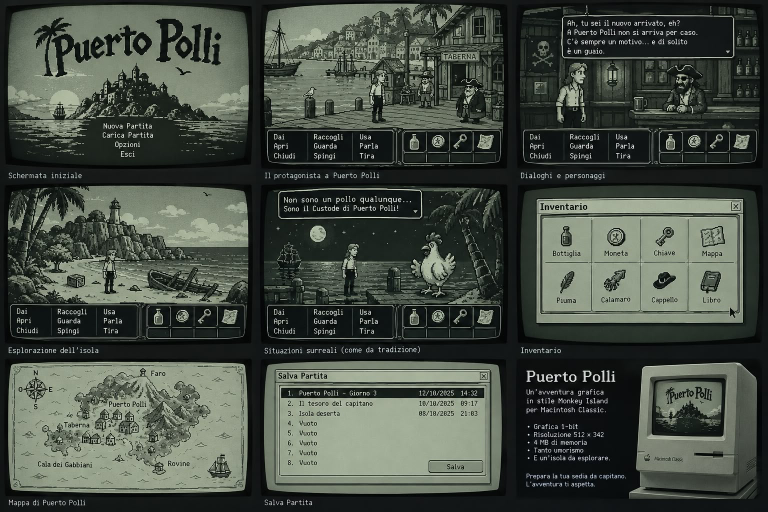
#> input picture reference/mockup.png, 1536 x 1024 px (shown at 1/2 size)
$ python hero.py out.png
#> lines starting #> are read from the running program, lines starting #| are printed output that depends on the picture
"""Sprite del protagonista in pixel art 1-bit.

Testa, busto e braccia vengono dal protagonista del mockup (la versione
grande nella Taberna): si ritaglia la sagoma con un poligono tracciato a
mano, si riduce alla misura voluta, si normalizza la luce e si converte in
cinque toni resi con retini fissi (stabili durante l'animazione), con un
contorno nero attorno alla sagoma.

Gambe e stivali (che nel mockup sono coperti dal bancone) sono disegnati
qui per poter camminare: si disegnano a risoluzione 4x, si riducono
scegliendo per ogni pixel la parte prevalente e si contornano a 1 pixel.
"""
import math
import os
import numpy as np
import cv2
from PIL import Image, ImageDraw

ROOT = os.path.dirname(os.path.dirname(os.path.abspath(__file__)))
MOCKUP = os.path.join(ROOT, "reference", "mockup.png")

HEIGHTS = (76, 92, 108, 172)        # altezze nominali: prospettiva all'aperto, mezzo busto in Taberna
UPPER_RATIO = 0.56              # testa+busto (fino alla cintura) / altezza

# toni finali
T, K, Wt, LG, DG, MG = 0, 1, 2, 3, 4, 5

# --- protagonista del mockup (Taberna) -------------------------------------
SRC_BOX = (1104, 116, 1184, 260)          # ritaglio nel mockup
SRC_TOP, SRC_BELT = 8, 104                # cima dei capelli, fondo della cintura
SRC_HIP_X, SRC_HIP_W = 41, 30             # centro e larghezza dei pantaloni
SRC_EYE = (56, 30, 59, 35)                # occhio (x0, y0, x1, y1)
SRC_MOUTH = (57, 44, 63, 45)              # bocca
SRC_HEAD = (36, 70)                       # testa: x sinistra, x destra
SILHOUETTE = [
    (36, 14), (40, 10), (48, 8), (56, 8), (63, 9), (68, 12), (70, 16), (70, 21),
    (66, 22), (66, 28), (69, 35), (69, 38), (64, 40), (64, 44), (62, 48), (58, 51), (53, 52), (53, 56),
    (57, 58), (61, 62), (63, 66), (65, 72), (65, 95), (66, 110), (68, 120), (67, 128), (62, 131),
    (58, 128), (57, 112), (56, 100), (56, 104), (29, 104), (24, 104), (23, 118), (22, 128), (19, 131),
    (13, 131), (10, 125), (10, 100), (8, 92), (8, 85), (10, 72), (13, 64), (18, 60),
    (26, 57), (26, 48), (30, 40), (33, 30), (34, 20)]
TONE_TH = (48, 95, 150, 200)              # soglie: nero, scuro, medio, chiaro, bianco

_src_cache = {}


def _source():
    if "g" not in _src_cache:
        g = np.array(Image.open(MOCKUP).convert("L")).astype(np.float32)
        x0, y0, x1, y1 = SRC_BOX
        src = g[y0:y1, x0:x1]
        S = 8
        m = Image.new("L", ((x1 - x0) * S, (y1 - y0) * S), 0)
        ImageDraw.Draw(m).polygon([(x * S, y * S) for x, y in SILHOUETTE], fill=255)
        m = np.array(m.resize((x1 - x0, y1 - y0), Image.BOX)).astype(np.float32) / 255
        _src_cache["g"], _src_cache["m"] = src, m
    return _src_cache["g"], _src_cache["m"]


def _scale_for(h):
    return UPPER_RATIO * h / float(SRC_BELT - SRC_TOP)


def _upper(h):
    """Testa, busto e braccia alla misura h: (toni, scala)."""
    src, m = _source()
    sc = _scale_for(h)
    sh, sw = src.shape
    w, hh = int(round(sw * sc)), int(round(sh * sc))
    gs = cv2.resize(src, (w, hh), interpolation=cv2.INTER_AREA)
    ms = cv2.resize(m, (w, hh), interpolation=cv2.INTER_AREA) > 0.5
    lo, hi = np.percentile(gs[ms], 4), np.percentile(gs[ms], 92)
    gs = np.clip((gs - lo) / (hi - lo), 0, 1) * 255
    t = np.full((hh, w), Wt, np.uint8)
    t[gs < TONE_TH[3]] = LG
    t[gs < TONE_TH[2]] = MG
    t[gs < TONE_TH[1]] = DG
    t[gs < TONE_TH[0]] = K
    t[~ms] = T
    # pulizia: un pixel diverso da tutti gli 8 vicini prende il tono prevalente
    for _ in range(2):
        tt = t.copy()
        for y in range(1, hh - 1):
            for x in range(1, w - 1):
                if not ms[y, x]:
                    continue
                nb = t[y - 1:y + 2, x - 1:x + 2].flatten().tolist()
                nb.pop(4)
                if t[y, x] not in nb:
                    vals = [v for v in nb if v]
                    if vals:
                        tt[y, x] = max(set(vals), key=vals.count)
        t = tt
    _outline(t)
    return t, sc


def _outline(t):
    solid = t != T
    edge = np.zeros_like(solid)
    edge[1:, :] |= solid[1:, :] & ~solid[:-1, :]
    edge[:-1, :] |= solid[:-1, :] & ~solid[1:, :]
    edge[:, 1:] |= solid[:, 1:] & ~solid[:, :-1]
    edge[:, :-1] |= solid[:, :-1] & ~solid[:, 1:]
    t[edge] = K


def size_for(h):
    """(larghezza multipla di 8, altezza della tela) per l'altezza nominale h.
    La tela ha in cima un margine per il cappello."""
    sc = _scale_for(h)
    src_w = SRC_BOX[2] - SRC_BOX[0]
    w = int(math.ceil((src_w * sc + 18) / 8.0)) * 8
    return w, h + int(round(SRC_TOP * sc))


# --- gambe disegnate (camminata) --------------------------------------------
SS = 4
LEG, BACKLEG, BOOT = 1, 2, 3
LEG_TONES = {LEG: (DG, 1), BACKLEG: (K, 2), BOOT: (K, 3)}


def _thick(d, a, b, wa, wb, part):
    (ax, ay), (bx, by) = a, b
    dx, dy = bx - ax, by - ay
    n = math.hypot(dx, dy) or 1
    px, py = -dy / n, dx / n
    d.polygon([(ax + px * wa / 2, ay + py * wa / 2), (bx + px * wb / 2, by + py * wb / 2),
               (bx - px * wb / 2, by - py * wb / 2), (ax - px * wa / 2, ay - py * wa / 2)], fill=part)
    for (cx, cy, r) in ((ax, ay, wa / 2), (bx, by, wb / 2)):
        d.ellipse((cx - r, cy - r, cx + r, cy + r), fill=part)


def _legs(w, H, hip_x, hip_y, sc, legs):
    """Gambe alla misura finale; legs = (coscia, stinco) dietro e avanti, in gradi."""
    im = Image.new("L", (w * SS, H * SS), 0)
    d = ImageDraw.Draw(im)
    tw = SRC_HIP_W * sc                      # larghezza dei pantaloni
    L = (H - 1 - hip_y)                      # dall'anca alla suola
    thigh, shin, boot_h = L * 0.48, L * 0.42, L * 0.10
    for part, dx, (a1, a2) in ((BACKLEG, -tw * 0.2, legs[0:2]), (LEG, tw * 0.2, legs[2:4])):
        hx, hy = (hip_x + dx) * SS, (hip_y - 2) * SS
        r1, r2 = math.radians(a1), math.radians(a2)
        kx, ky = hx + math.sin(r1) * thigh * SS, hy + math.cos(r1) * thigh * SS
        ax, ay = kx + math.sin(r2) * shin * SS, ky + math.cos(r2) * shin * SS
        ay = min(ay, (H - 1 - boot_h) * SS)
        _thick(d, (hx, hy), (kx, ky), tw * 0.5 * SS, tw * 0.42 * SS, part)
        _thick(d, (kx, ky), (ax, ay), tw * 0.42 * SS, tw * 0.36 * SS, part)
        # stivale con la punta in avanti
        bw = tw * 0.38 * SS
        d.polygon([(ax - bw / 2, ay - boot_h * 1.6 * SS), (ax + bw / 2, ay - boot_h * 1.6 * SS),
                   (ax + bw / 2, ay), (ax + bw * 1.15, ay + boot_h * 0.25 * SS),
                   (ax + bw * 1.15, (H - 0.5) * SS), (ax - bw / 2, (H - 0.5) * SS)], fill=BOOT)
    P = np.array(im)
    B = P.reshape(H, SS, w, SS).transpose(0, 2, 1, 3).reshape(H, w, SS * SS)
    counts = np.stack([(B == p).sum(axis=2) for p in range(4)], axis=2)
    best = counts[:, :, 1:].argmax(axis=2) + 1
    parts = np.where(SS * SS - counts[:, :, 0] >= 6, best, 0).astype(np.uint8)
    tone = np.zeros((H, w), np.uint8)
    group = np.zeros((H, w), np.uint8)
    for p, (tn, gr) in LEG_TONES.items():
        tone[parts == p] = tn
        group[parts == p] = gr
    _outline(tone)
    # contorno tra gamba anteriore (grigia) e il resto
    for dy, dx in ((0, 1), (1, 0)):
        a = group[:H - dy, :w - dx]
        b = group[dy:, dx:]
        diff = (a != b) & (a != 0) & (b != 0)
        ya, xa = np.nonzero(diff & (a == 1))
        tone[ya, xa] = K
        yb, xb = np.nonzero(diff & (b == 1))
        tone[yb + dy, xb + dx] = K
    # risvolto chiaro degli stivali
    return tone


# --- fotogrammi --------------------------------------------------------------

def _paste(dst, src, x, y):
    h, w = src.shape
    H, W = dst.shape
    x0, y0 = max(0, x), max(0, y)
    x1, y1 = min(W, x + w), min(H, y + h)
    if x0 >= x1 or y0 >= y1:
        return
    s = src[y0 - y:y1 - y, x0 - x:x1 - x]
    d = dst[y0:y1, x0:x1]
    d[s != T] = s[s != T]


def frame(h, legs=(0, 0, 0, 0), bob=0, mouth=False, blink=False, **_):
    w, H = size_for(h)
    up, sc = _upper(h)
    top = 0                                   # la sorgente parte gia' dal margine
    ux = int(round(w / 2.0 - SRC_HIP_X * sc))
    hip_y = int(round(SRC_BELT * sc)) + bob
    hip_x = ux + SRC_HIP_X * sc
    out = _legs(w, H, hip_x, hip_y, sc, legs)
    upc = up.copy()
    # dettagli del viso
    if blink or mouth:
        def box(b):
            return [int(round(v * sc)) for v in b]
        if blink:
            x0, y0, x1, y1 = box(SRC_EYE)
            region = upc[y0:y1 + 1, x0:x1 + 1]
            region[region != T] = Wt
            upc[(y0 + y1) // 2 + 1, x0:x1 + 1] = K
        if mouth:
            x0, y0, x1, y1 = box(SRC_MOUTH)
            upc[y1 + 1, x0 + 1:x1] = K
            upc[y1 + 2, x0 + 2:x1 - 1] = K
    _paste(out, upc, ux, top + bob)
    return out


# ciclo di camminata a 6 fotogrammi: (coscia, stinco) dietro e avanti
WALK = [
    dict(legs=(-22, -6, 22, 4), bob=1),
    dict(legs=(-11, 6, 11, 24), bob=0),
    dict(legs=(0, 14, 0, 0), bob=0),
    dict(legs=(22, 4, -22, -6), bob=1),
    dict(legs=(11, 24, -11, 6), bob=0),
    dict(legs=(0, 0, 0, 14), bob=0),
]
STAND = dict(legs=(-3, -1, 4, 1), bob=0)


def all_frames(h, hat=False):
    """9 fotogrammi: 0 fermo, 1 parla, 2..7 cammina, 8 occhi chiusi."""
    fr = [frame(h, **STAND), frame(h, mouth=True, **STAND)]
    fr += [frame(h, **w) for w in WALK]
    fr += [frame(h, blink=True, **STAND)]
    if hat:
        hl = hat_layers(h)
        fr = [np.where(hl[HEAD_DOWN[i]] != T, hl[HEAD_DOWN[i]], f) for i, f in enumerate(fr)]
    return fr


# fotogrammi in cui la testa e' abbassata di 1 (per posare il cappello)
HEAD_DOWN = [0, 0, 1, 0, 0, 1, 0, 0, 0]


def hat_layers(h):
    """Il tricorno da solo, posato sulla testa: [testa normale, testa abbassata]."""
    w, H = size_for(h)
    sc = _scale_for(h)
    ux = w / 2.0 - SRC_HIP_X * sc
    hx0, hx1 = SRC_HEAD
    cx = ux + (hx0 + hx1) / 2.0 * sc + 1 * sc
    hw = (hx1 - hx0) * sc
    out = []
    for oy in (0, 1):
        im = Image.new("L", (w * SS, H * SS), 0)
        d = ImageDraw.Draw(im)
        by = (SRC_TOP + 10) * sc + oy            # tesa del cappello
        pts_crown = [(cx - hw * 0.40, by), (cx - hw * 0.36, by - 12 * sc), (cx - hw * 0.1, by - 15 * sc),
                     (cx + hw * 0.1, by - 15 * sc), (cx + hw * 0.36, by - 12 * sc), (cx + hw * 0.40, by)]
        pts_brim = [(cx - hw * 0.80, by - 6 * sc), (cx - hw * 0.4, by - 1 * sc), (cx, by), (cx + hw * 0.4, by - 1 * sc),
                    (cx + hw * 0.80, by - 6 * sc), (cx + hw * 0.66, by + 3 * sc), (cx, by + 5 * sc),
                    (cx - hw * 0.66, by + 3 * sc)]
        for pts in (pts_crown, pts_brim):
            d.polygon([(x * SS, y * SS) for x, y in pts], fill=1)
        P = np.array(im)
        B = P.reshape(H, SS, w, SS).transpose(0, 2, 1, 3).reshape(H, w, SS * SS)
        t = np.where((B == 1).sum(axis=2) >= 6, K, T).astype(np.uint8)
        # profilo chiaro della tesa e teschietto
        ys, xs = np.nonzero(t == K)
        if len(ys):
            yb = int(round(by + 2.5 * sc))
            row = np.nonzero(t[yb] == K)[0] if 0 <= yb < H else []
            for x in row[2:-2]:
                t[yb, x] = Wt
            sy, sx = int(round(by - 8 * sc)), int(round(cx))
            if 0 <= sy < H:
                t[sy, sx] = Wt
                t[sy, sx + 1] = Wt
        out.append(t)
    return out


def to_bits(a):
    """(nero, maschera) applicando i retini ai grigi."""
    h, w = a.shape
    yy, xx = np.mgrid[0:h, 0:w]
    light = ((xx % 2 == 0) & (yy % 2 == 0))          # 25% nero
    dark = ~((xx % 2 == 1) & (yy % 2 == 1))          # 75% nero
    mid = (xx + yy) % 2 == 0                         # 50% nero
    black = (a == K) | ((a == LG) & light) | ((a == DG) & dark) | ((a == MG) & mid)
    return black, a != T


# gabbiano in volo: due fotogrammi (ali su / ali giu')
GULL = [
    ["#.........#",
     ".#.......#.",
     "..##.#.##..",
     "....###....",
     ".....#....."],
    ["...........",
     "....###....",
     ".##..#..##.",
     "#.........#",
     "..........."],
]


def gull_bits():
    out = []
    for f in GULL:
        a = np.array([[c == "#" for c in row] for row in f])
        pad = np.zeros((a.shape[0], 16), bool)
        pad[:, :a.shape[1]] = a
        out.append(pad)
    return out


if __name__ == "__main__":
    import sys
    tiles = []
    for h in HEIGHTS:
        fr = all_frames(h)
        hats = hat_layers(h)
        fr.append(np.where(hats[0] != T, hats[0], fr[0]))
        for f in fr:
            b, m = to_bits(f)
            tiles.append(np.where(m, np.where(b, 0, 255), 160).astype(np.uint8))
#> this loop made 4 passes
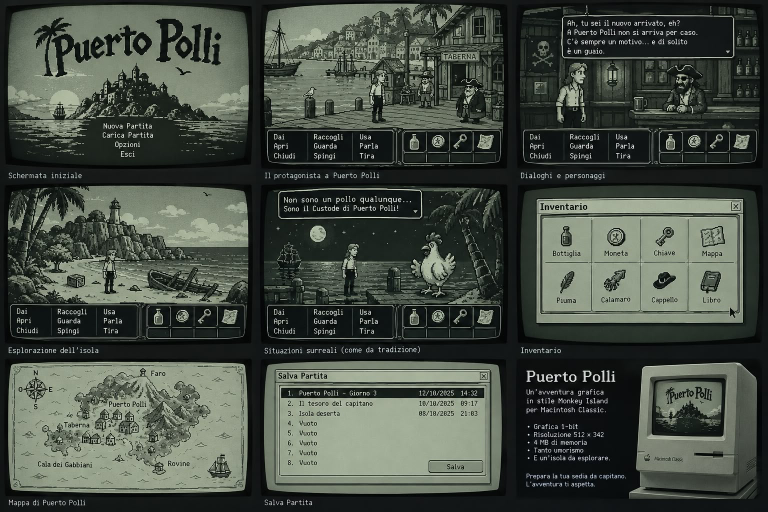
#> input picture reference/mockup.png, 1536 x 1024 px (shown at 1/2 size)
#> pass 1, in _source, `src = g[y0:y1, x0:x1]`:
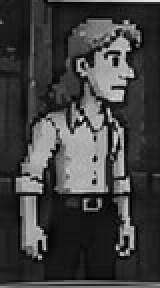
#> src: shape (144, 80) float32 (shown 2 times larger); min 1, max 238, mean 63.6
#> pass 1, in _source, `m = np.array(m.resize((x1 - x0, y1 - y0), Image.BOX)).astype(np.float3..`:
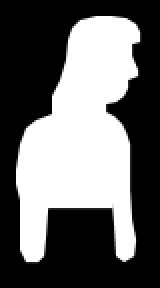
#> m: shape (144, 80) float32 (shown 2 times larger); min 0, max 1, mean 0.409
    n = 10
    W = max(t.shape[1] for t in tiles) + 4
    H = max(t.shape[0] for t in tiles) + 4
    out = np.full((H * len(HEIGHTS), W * n), 200, np.uint8)
    for i, t in enumerate(tiles):
        r, c = divmod(i, n)
        out[r * H + H - 2 - t.shape[0]:r * H + H - 2, c * W + 2:c * W + 2 + t.shape[1]] = t
    Image.fromarray(out).resize((out.shape[1] * 2, out.shape[0] * 2), Image.NEAREST).save(sys.argv[1])
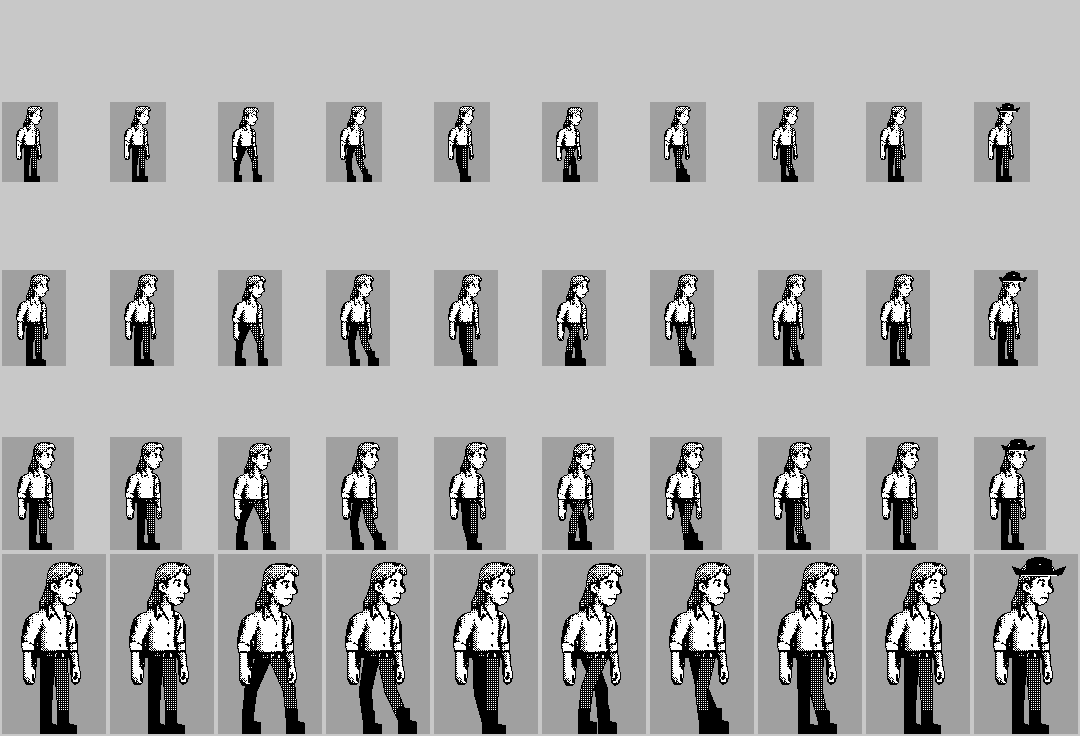
#> saved as out.png: PIL image 2160x1472 L (shown at 1/2 size); min 0, max 255, mean 171.6
